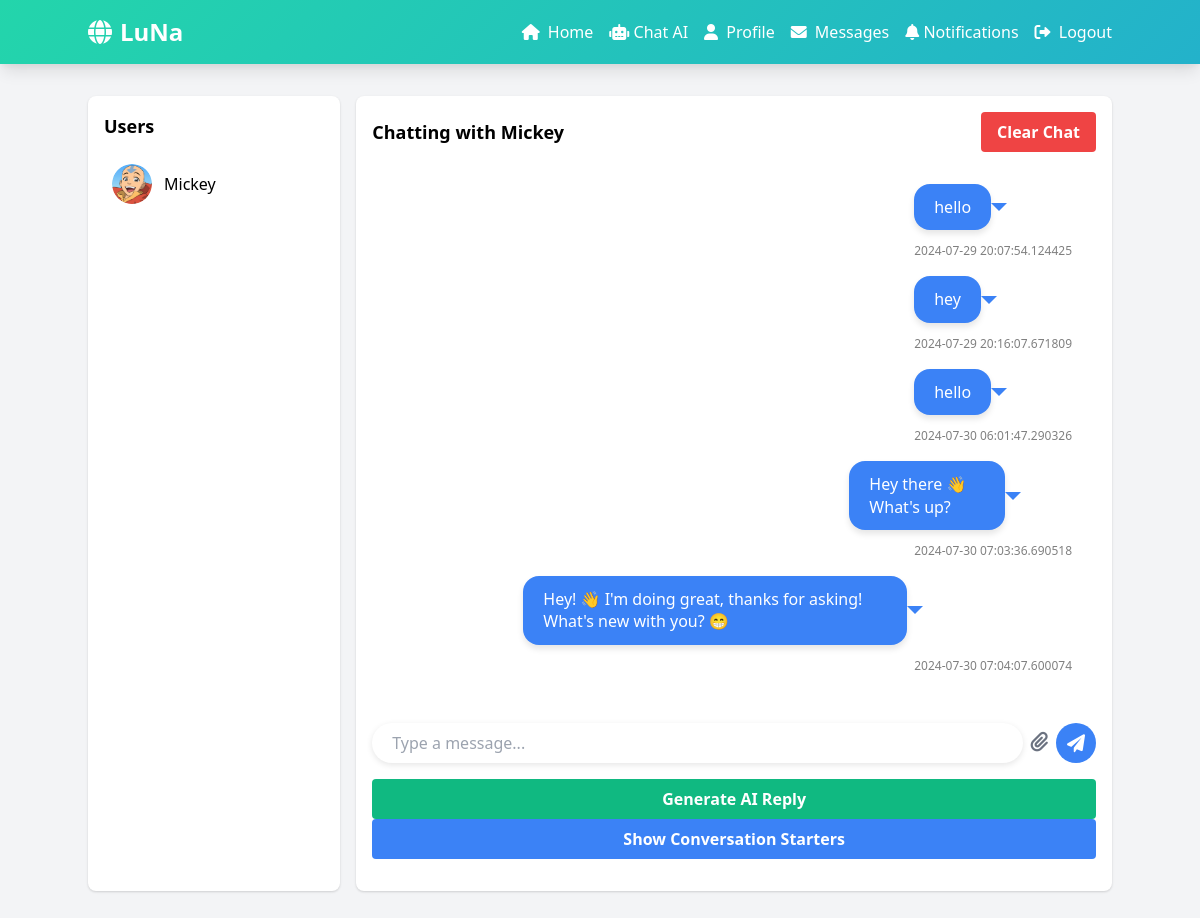
The page /messages/ (signed in) on the database its author committed.
### models.py (models this page shows, shortened)
class User(UserMixin, db.Model):  # Ensure UserMixin is extended
    id = db.Column(db.Integer, primary_key=True)
    username = db.Column(db.String(80), unique=True, nullable=False, index=True)
    email = db.Column(db.String(120), unique=True, nullable=False, index=True)
    password_hash = db.Column(db.String(128), nullable=False)
    profile_picture = db.Column(db.String(120), default='default.jpg')
    bio = db.Column(db.Text)
    date_joined = db.Column(db.DateTime, default=lambda: datetime.now(pytz.timezone('Africa/Nairobi')))
    posts = db.relationship('Post', backref='author', lazy='dynamic', cascade="all, delete-orphan")
    comments = db.relationship('Comment', backref='author', lazy='dynamic', cascade="all, delete-orphan")
    followed = db.relationship(
        'User',
        secondary=followers,
        primaryjoin=id == followers.c.follower_id,
        secondaryjoin=id == followers.c.followed_id,
        backref=db.backref('followers', lazy='dynamic'),
        lazy='dynamic'
    )

class Message(db.Model):
    id = db.Column(db.Integer, primary_key=True)
    sender_id = db.Column(db.Integer, db.ForeignKey('user.id'), nullable=False)
    recipient_id = db.Column(db.Integer, db.ForeignKey('user.id'), nullable=False)
    content = db.Column(db.Text, nullable=False)
    media_url = db.Column(db.String, nullable=True)
    timestamp = db.Column(db.DateTime, default=datetime.utcnow)
    sender = db.relationship('User', foreign_keys=[sender_id], backref='sent_messages')
    recipient = db.relationship('User', foreign_keys=[recipient_id], backref='received_messages')

### app.py (the view)
@app.route('/messages/', defaults={'recipient_id': None})
@app.route('/messages/<int:recipient_id>')
@login_required
def messages(recipient_id):
    available_users = get_available_users()
    if recipient_id is None and available_users:
        recipient_id = available_users[0]['id']
    recipient = User.query.get(recipient_id) if recipient_id else None
    messages = get_messages(current_user.id, recipient_id) if recipient_id else []
    starters = get_conversation_starters(current_user.id, recipient_id) if recipient_id else []
    return render_template('messages.html',
                           messages=messages,
                           starters=starters,
                           recipient=recipient,
                           available_users=available_users,
                           current_user=current_user)

### app.py (called while the page is built)
@login_manager.user_loader
def load_user(user_id):
    return User.query.get(int(user_id))

@app.before_request
def make_session_permanent():
    session.permanent = True
    app.permanent_session_lifetime = timedelta(days=30)

def get_messages(current_user_id, recipient_id, page=1, per_page=20):
    messages = db.session.query(Message, User).join(User, Message.sender_id == User.id).filter(
        or_(
            (Message.sender_id == current_user_id) & (Message.recipient_id == recipient_id),
            (Message.sender_id == recipient_id) & (Message.recipient_id == current_user_id)
        )
    ).order_by(Message.timestamp.asc()).paginate(page=page, per_page=per_page, error_out=False)
    return messages.items

def get_available_users():
    users = User.query.filter(User.id != current_user.id).all()
    return [{'id': user.id, 'username': user.username, 'profile_picture': user.profile_picture} for user in users]

@app.before_request
def make_session_permanent():
    session.permanent = True
    app.permanent_session_lifetime = timedelta(days=30)

### templates/messages.html (shortened to what this page needs)
<!DOCTYPE html>
<html lang="en">
<head>
    <link href="https://cdn.jsdelivr.net/npm/tailwindcss@2.2.19/dist/tailwind.min.css" rel="stylesheet">
    <link rel="stylesheet" href="https://cdnjs.cloudflare.com/ajax/libs/font-awesome/6.0.0-beta3/css/all.min.css">
</head>
<body class="bg-gray-100">
    <nav class="gradient-bg p-4 shadow-lg">
        <div class="container mx-auto flex justify-between items-center">
            <a href="/" class="text-white text-2xl font-bold flex items-center">
                <i class="fas fa-globe mr-2"></i>
                LuNa
            </a>
            <div id="menu" class="hidden md:flex space-x-4">
                <a href="/" class="text-white hover:text-gray-200 transition duration-300"><i class="fas fa-home mr-1"></i> Home</a>
                <a href="https://micymike-michaelmosesbot.hf.space" class="text-white hover:text-gray-200 transition duration-300"><i class="fa-solid fa-robot"></i> Chat AI</a>
                <a href="/profile/{{ current_user.username }}" class="text-white hover:text-gray-200 transition duration-300"><i class="fas fa-user mr-1"></i> Profile</a>
                <a href="/messages" class="text-white hover:text-gray-200 transition duration-300"><i class="fas fa-envelope mr-1"></i> Messages</a>
                <a href="/notifications" class="text-white hover:text-gray-200 transition duration-300"><i class="fa-solid fa-bell"></i> Notifications</a>
                <a href="/logout" class="text-white hover:text-gray-200 transition duration-300"><i class="fas fa-sign-out-alt mr-1"></i> Logout</a>
            </div>
        </div>
    </nav>
    <div class="container mx-auto py-8">
        <div class="flex flex-col md:flex-row">
            <div class="w-full md:w-1/4 bg-white p-4 rounded-lg shadow mb-4 md:mb-0">
              <h2 class="text-lg font-bold mb-4">Users</h2>
              {% for user in available_users %}
              <a href="{{ url_for('messages', recipient_id=user.id) }}" class="user-link flex items-center p-2 rounded-lg hover:bg-gray-200" data-user-id="{{ user.id }}">
                  <img src="{{ url_for('static', filename='uploads/' + user.profile_picture) }}" alt="{{ user.username }}" class="w-10 h-10 rounded-full">
                  <span class="ml-3">{{ user.username }}</span>
              </a>
              {% endfor %}
          </div>
            <div class="w-full md:w-3/4 bg-white p-4 rounded-lg shadow ml-0 md:ml-4 flex flex-col">
              {% if recipient %}
              <div class="flex justify-between items-center mb-4">
                  <h2 class="text-lg font-bold">Chatting with {{ recipient.username }}</h2>
                  <button id="clearChatBtn" class="bg-red-500 hover:bg-red-600 text-white font-bold py-2 px-4 rounded">
                      Clear Chat
                  </button>
              </div>
                    <div id="messages" class="flex-1 overflow-y-auto mb-4 p-4">
                        {% for message, sender in messages %}
                            <div class="flex items-start mb-4 {{ 'justify-end' if message.sender_id == current_user.id else '' }}">
                                <div class="{{ 'ml-2' if message.sender_id != current_user.id else 'mr-2' }}">
                                    <div class="chat-bubble {{ 'right' if message.sender_id == current_user.id else 'left' }}">
                                        <p>{{ message.content }}</p>
                                    </div>
                                    <span class="message-timestamp">{{ message.timestamp }}</span>
                                </div>
                            </div>
                        {% endfor %}
                    </div>
                    <form id="message-form" action="{{ url_for('send_message_route', recipient_id=recipient.id) }}" method="post" enctype="multipart/form-data" class="flex items-center">
                        <input type="text" name="content" placeholder="Type a message..." class="message-input flex-1 mr-2">
                        <label for="media" class="cursor-pointer mr-2">
                            <i class="fas fa-paperclip text-gray-500 text-xl"></i>
                        </label>
                        <button type="submit" class="send-button">
                            <i class="fas fa-paper-plane"></i>
                        </button>
                    </form>
                    <button id="aiReplyBtn" class="bg-green-500 hover:bg-green-600 text-white font-bold py-2 px-4 rounded mt-4">
                      Generate AI Reply
                  </button>
                    <button id="showStartersBtn" class="bg-blue-500 hover:bg-blue-600 text-white font-bold py-2 px-4 rounded mb-4">
                      Show Conversation Starters
                  </button>
                {% else %}
                    <p class="text-center text-gray-500">Select a user to start chatting.</p>
                {% endif %}
            </div>
        </div>
    </div>
</body>
</html>

### templates/messages.html (style rules this page uses)
.gradient-bg { background: linear-gradient(-45deg, #ee7752, #e73c7e, #23a6d5, #23d5ab); background-size: 400% 400%; animation: gradientBG 15s ease infinite; }
.chat-bubble { max-width: 70%; word-wrap: break-word; margin-bottom: 8px; line-height: 1.4; padding: 12px 20px; border-radius: 16px; display: inline-block; position: relative; font-family: 'Segoe UI', Tahoma, Geneva, Verdana, sans-serif; box-shadow: 0 4px 6px rgba(0, 0, 0, 0.1); transition: transform 0.3s ease, box-shadow 0.3s ease; }
.chat-bubble.right { background: #3b82f6; color: #ffffff; align-self: flex-end; }
.chat-bubble.right::after { content: ""; position: absolute; border-style: solid; border-width: 8px 8px 0; border-color: #3b82f6 transparent; top: 50%; transform: translateY(-50%); right: -16px; border-color: #3b82f6 transparent; }
.message-input { border: none; border-radius: 20px; padding: 10px 20px; font-size: 16px; height: 40px; box-shadow: 0 2px 6px rgba(0, 0, 0, 0.1); }
.send-button { border-radius: 50%; width: 40px; height: 40px; display: flex; align-items: center; justify-content: center; background-color: #3b82f6; color: white; font-size: 18px; transition: all 0.3s ease; }
.message-timestamp { display: block; font-size: 12px; color: gray; margin-top: 4px; text-align: right; }

### rows shown on the page
User: profile_picture (placeholder picture), username "Mickey"
Message: content "hello", timestamp "2024-07-29 20:07:54.124425"
Message: content "hey", timestamp "2024-07-29 20:16:07.671809"
Message: content "hello", timestamp "2024-07-30 06:01:47.290326"
Message: content "Hey there 👋 What's up?", timestamp "2024-07-30 07:03:36.690518"
Message: content "Hey! 👋 I'm doing great, thanks for asking! What's new with you? 😁", timestamp "2024-07-30 07:04:07.600074"
